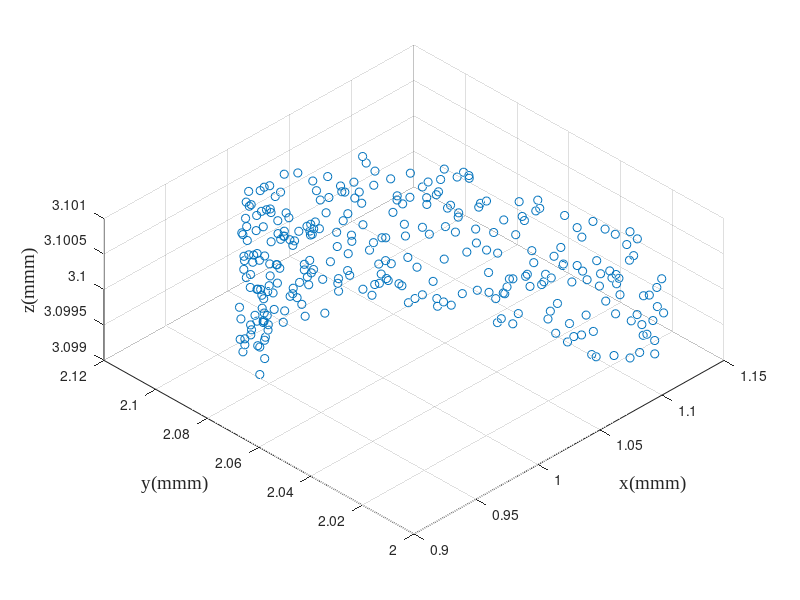

This figure's MATLAB source: (Note: this script raises an error after producing the figure.)
% 给定刀具波纹度拟合曲线和已加工曲面拟合曲线，给定残高，求各个刀位点的切宽
% 方案：先求切宽和残高的定量关系；然后考虑如何移动各个刀位点，微调来获得所要求的残高
close all;
clear; clc;
addpath(genpath('funcs'));

% global variables
% global textFontSize textFontType unit fitMethod paramMethod;
fitMethod = 'Levenberg-Marquardt';
paramMethod = 'centripetal';
unit = 'mm';
textFontSize = 14;
textFontType = 'Times New Roman';

%% simulation initialization
debug = 3;
switch debug
    case 2 % 2D tool profile simulation
        cx0 = 0; % unit: mm
        cy0 = 0; % unit: mm
        r0 = 0.1; % unit: mm
        noise = 0.05;
        zNoise = 0.01;
        theta = linspace(0,2*pi/3,200);
        r = r0*(1 - noise + 2*noise*rand(1,length(theta)));
        toolOri(1,:) = r.*cos(theta) + cx0;
        toolOri(2,:) = r.*sin(theta) + cy0;
        toolOri(3,:) = zeros(1,length(theta));
        rmse0 = sqrt(...
                    sum(...
                        ((toolOri(1,:) - cx0).^2 + (toolOri(2,:) - cy0).^2 - r0^2).^2) ...
                /length(theta));
        clear theta r;
    case 3 % 3D tool profile simulation
        cx0 = 1; % unit:mm
        cy0 = 2; % unit:mm
        cz0 = 3; % unit:mm
        r0 = 0.1; % unit:mm
        noise = 0.05;
        zNoise = 0.01;
        theta = linspace(0,2*pi/3,300);
        r = r0*(1 - noise + 2*noise*rand(1,length(theta)));
        toolOri(1,:) = cx0 + r.*cos(theta);
        toolOri(2,:) = cy0 + r.*sin(theta);
        toolOri(3,:) = cz0 + r0*(1 - zNoise + 2*zNoise*rand(1,length(theta)));
        rmse0 = sqrt( ...
            sum((toolOri - ndgrid([cx0;cy0;cz0],1:length(theta)).^2),2) ...
            /length(theta));
        clear theta r;
    otherwise
        toolInput = inputdlg({'Tool fitting method','Tool parameterization method', ...
            'Unit','Font type in figure','Font size in figure'}, ...
            'Tool Processing Input', ...
            [1 20; 1 20; 1 20; 1 20; 1 20], ...
            {'Levenberg-Marquardt','centripetal','\mu m','Times New Roman','14'}, ...
            'WindowStyle');
        fitMethod = toolInput{1};
        paramMethod = toolInput{2};
        unit = toolInput{3};
        textFontType = toolInput{4};
        textFontSize = str2double(toolInput{5});
        % tool measurement file loading
        [fileName,dirName] = uigetfile({ ...
            '*.mat','MAT-files(*.mat)'; ...
            '*.txt','text-files(*.txt)'; ...
            '*.*','all files(*.*)'...
            }, ...
            'Select one tool tip measurement data', ...
            'Tool\', ...
            'MultiSelect','off');
        pathName = fullfile(dirName,fileName);
        dataOri = load(pathName); % load from file, n*2 matrix
        % data pre-processing
        toolOri = dataOri;
end

f1 = figure('Name','original scatters of the tool');
scatter3(toolOri(1,:),toolOri(2,:),toolOri(3,:));
hold on; grid on;
% axis equal;
xlabel(['x(',unit,'m)'],'FontSize',textFontSize,'FontName',textFontType);
ylabel(['y(',unit,'m)'],'FontSize',textFontSize,'FontName',textFontType);
zlabel(['z(',unit,'m)'],'FontSize',textFontSize,'FontName',textFontType);
view(-45,60);
clear theta theta1 theta2;

%% 由(x,y)图获得刃口圆心半径以及波纹度函数
[center,radius,includedAngle,toolFit,rmseLsc] = toolFit3D(toolOri,fitMethod);
% plot the fitting results
f2 = figure('Name','tool sharpness fitting result');
xLim = 1.1*max(toolFit(1,:));
quiver(-xLim,0,2*xLim,0,'AutoScale','off','Color',[0,0,0],'MaxHeadSize',0.1); % X axis
hold on;
text(0.9*xLim,-.05*radius,'x','FontSize',textFontSize,'FontName',textFontType);
quiver(0,-0.2*radius,0,1.3*radius,'AutoScale','off','Color',[0,0,0],'MaxHeadSize',0.1); % Y axis
text(0.05*xLim,1.2*radius,'y','FontSize',textFontSize,'FontName',textFontType);
plot(toolFit(1,:),toolFit(2,:),'Color',[0,0.45,0.74]); % tool edge scatters
theta = (pi/2 - includedAngle/2):0.01:(pi/2 + includedAngle/2);
xtmp = radius*cos(theta);
ytmp = radius*sin(theta);
plot(xtmp,ytmp,'Color',[0.85,0.33,0.10]); % tool edge circle
scatter(0,0,'MarkerFaceColor',[0.85,0.33,0.10],'MarkerEdgeColor',[0.85,0.33,0.10]); % tool edge center
quiver(0,0,0,0.5*radius,'AutoScale','off','Color',[0.93,0.69,0.13], ...
    'LineWidth',2.5,'MaxHeadSize',0.3); % tool edge normal
line([0,xtmp(1)],[0,ytmp(1)],'LineStyle','--','Color',[0.85,0.33,0.10]);
line([0,xtmp(end)],[0,ytmp(end)],'LineStyle','--','Color',[0.85,0.33,0.10]);
% xlim([-1.1*xLim,1.1*xLim]);
axis equal;
% set(gca,'TickLabelInterpreter','tex');
xlabel(['x(',unit,'m)'],'FontSize',textFontSize,'FontName',textFontType);
ylabel(['y(',unit,'m)'],'FontSize',textFontSize,'FontName',textFontType);
legend('','','tool edge','tool fitting arc','tool center', ...
    'tool normal vector','Location','northeast');
clear xtmp ytmp theta xLim; % 删除画图的临时变量

%% 车刀轮廓插值
% Cartesian coordinate to cylindrical coordinate
toolTheta = atan2(toolFit(2,:),toolFit(1,:));
toolR = vecnorm(toolFit,2,1);
figure('name','tool curve');
tiledlayout(2,1);
nexttile;
plot(toolTheta*180/pi,toolR); hold on;
title('tool curve','FontSize',textFontSize,'FontName',textFontType);
ylabel({'polar diameter',['(',unit,'m)']},'FontSize',textFontSize,'FontName',textFontType);
nexttile;
plot(toolTheta*180/pi,toolR - radius); hold on;
title('tool waviness','FontSize',textFontSize,'FontName',textFontType);
ylabel({'polar diameter error',['(',unit,'m)']},'FontSize',textFontSize,'FontName',textFontType);
xlabel('central angle\theta(°)','FontSize',textFontSize,'FontName',textFontType);

% two methods to interpolate
k = 3; % degree of the B-spline
u = 0:0.0002:1;
nPts = length(u);

[toolPt,toolBform] = bsplinePts_spapi(toolFit,k,u,'paramMethod',paramMethod);
toolCpts = toolBform.coefs;

% [toolCpts,U] = bSplineCpts(toolFit',k,'chord');
% toolDim = size(toolCpts,2);
% toolPt2 = zeros(nPts,toolDim);
% for i = 1:nPts
%     toolPt2(i,:) = bSplinePt(toolCpts,k,u(i),U);
% end
% toolPt2 = toolPt2';
% 
% plot the difference between the two
% figure('Name','Comparison between the self function and the Mathworks ons');
% tiledlayout(2,1,"TileSpacing","tight","Padding","tight");
% nexttile;
% plot(u',toolPt2(1,:) - toolPt(1,:)); hold on;
% ylabel('\Delta x');
% nexttile;
% plot(u',toolPt2(2,:) - toolPt(2,:)); hold on;
% ylabel('\Delta y');
% xlabel('u');

% plot the interpolation results
figure('Name','Tool Interpolation Results');
plot(toolFit(1,:),toolFit(2,:),'--.', ...
    'MarkerSize',8,'Color',[0,0.447,0.741]); hold on;
plot(toolCpts(1,:),toolCpts(2,:),'x','Color',[0.32,0.55,0.19],'MarkerSize',5);
plot(toolPt(1,:),toolPt(2,:),'Color',[0.635,0.078,0.184]);
axis equal
legend('Measured Pts','Control Pts','Fitting Pts','Location','best');

% plot the interpolation error
% figure('Name','Tool interpolation Error');

%% save the tool interpolation results
center = [center(1);0;center(2)];
toolPt = [toolPt(1,:);zeros(1,nPts);toolPt(2,:)]; % get
toolEdgeNorm = [0;0;1];
toolDirect = [0;1;0];
[toolFileName,toolDirName,toolFileType] = uiputfile({ ...
        '*.mat','MAT-file(*.mat)'; ...
        '*.txt','text-file(.txt)';...
        '*.*','all file(*.*)';...
        }, ...
        'Select the directory and filename to save the tool model', ...
        ['output_data/tool/toolTheo',datestr(now,'yyyymmddTHHMMSS'),'.mat']);
toolFile = fullfile(toolDirName,toolFileName);
switch toolFileType
    case 0 % no saving files
        msgfig = msgbox("No tool model saved","Warning","warn","modal");
        uiwait(msgfig);
    case 1 % *.mat
        Comments = cell2mat(inputdlg( ...
            'Enter Comment of the tool model:', ...
            'Saving Comments', ...
            [5 60], ...
            string(datestr(now))));
        save(toolFile,"Comments","unit","fitMethod","paramMethod", ... % comments and notes
            "center","radius","includedAngle", ... % tool fitting results
            "toolPt","toolEdgeNorm","toolDirect","toolBform", ... % tool interpolation results
            "toolCpts","toolFit"); % auxiliary data
        % toolPt, toolCpts, toolFit are useless in the following process at present
    otherwise
        msgfig = msgbox("File type error","Error","error","modal");
        uiwait(msgfig);
end

%%
% rmpath(genpath('funcs'));
